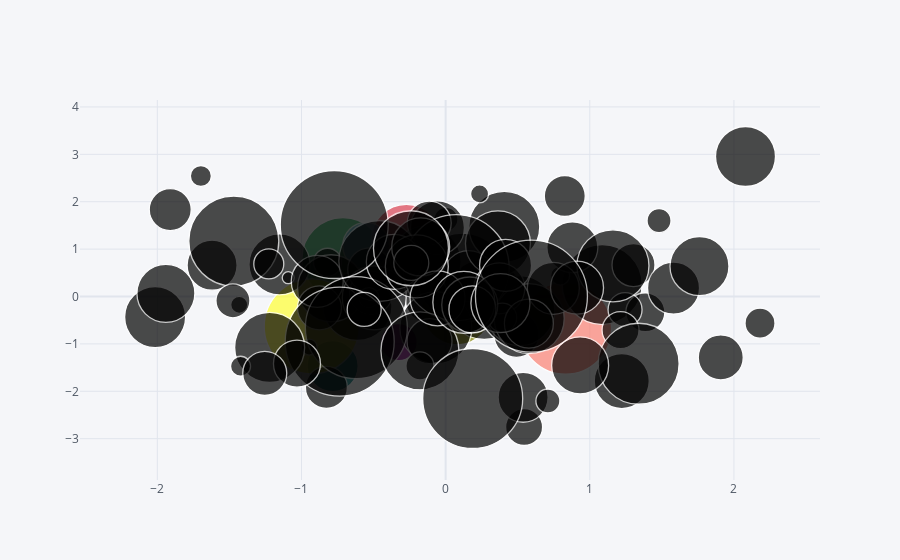

Here is the notebook cell this chart was saved with:
### Code cell
df.iplot(kind = "bubble" , x = "A" , y = "B" , size = "C")
